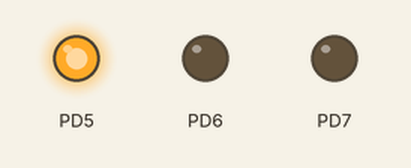
Simulated run of this program. Board: ATmega32, built with avr-gcc and emulated at 8 MHz. On the bench: output pins drawn as LEDs (lit = HIGH).

Above: at 0.5 s.
At 1.5 s:
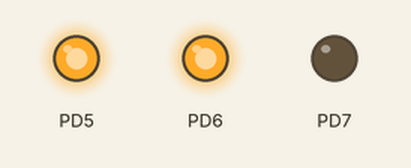
At 2.5 s:
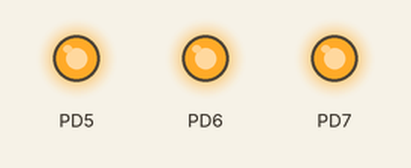
At 5.5 s:
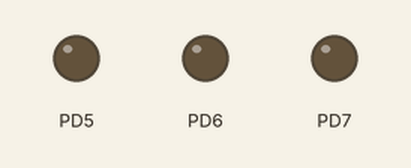
Timing chart, 0 to 7.8 s (numbered marks = the images above):
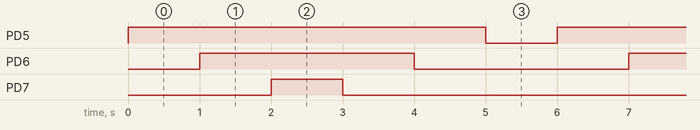

Measured:
- by itself, PD5: alternates HIGH for 5.0 s and LOW for 1.0 s
- by itself, PD6: alternates HIGH for 3.0 s and LOW for 3.0 s
- by itself, PD7: alternates HIGH for 1.0 s and LOW for 5.0 s

The program:

main.c
```c
/*
 * Unit7_Lesson1_Section_Solution.c
 *
 * Created: 8/8/2022 3:18:29 PM
 * Author : Fam Ayman
 */
#define F_CPU 8000000UL
#include "Memory_Map.h"
#include "Utils.h"
#include "avr/delay.h"
int main(void)
{
    set(DDRD,5);
	set(DDRD,6);
    set(DDRD,7);


    while (1)
    {
		set(PORTD,5);
		_delay_ms(1000);
		set(PORTD,6);
		_delay_ms(1000);
        set(PORTD,7);
		_delay_ms(1000);
		Reset(PORTD,7);
		_delay_ms(1000);
		Reset(PORTD,6);
		_delay_ms(1000);
		Reset(PORTD,5);
		_delay_ms(1000);
    }
}
```

Memory_Map.h
```c
/*
 * Memory_Map.h
 *
 * Created: 8/8/2022 3:26:02 PM
 *  Author: Fam Ayman
 */


#ifndef MEMORY_MAP_H_
#define MEMORY_MAP_H_
#define DDRA *((volatile unsigned char *)0x3A)
#define PORTA *((volatile unsigned char * )0x3B)
#define PINC  *((volatile unsigned char *)0x33)
#define DDRC  *((volatile unsigned char *)0x34)
#define PORTC *((volatile unsigned char *)0x35)
#define DDRD  *((volatile unsigned char *)0x31)
#define PORTD *((volatile unsigned char *)0x32)
#define PIND  *((volatile unsigned char *)0x30)


#endif /* MEMORY_MAP_H_ */
```

Utils.h
```c
/*
 * Utils.h
 *
 * Created: 8/8/2022 4:09:39 PM
 *  Author: Fam Ayman
 */


#ifndef UTILS_H_
#define UTILS_H_
#define set(Reg,Bit)    (Reg |= (1<<Bit))
#define Reset(Reg,Bit)  (Reg &= ~(1<<Bit))
#define Toggle(Reg,Bit) (Reg ^= (1<<Bit))
#define Read(Reg,Bit)   ( (Reg>>Bit) & 1)


#endif /* UTILS_H_ */
```
